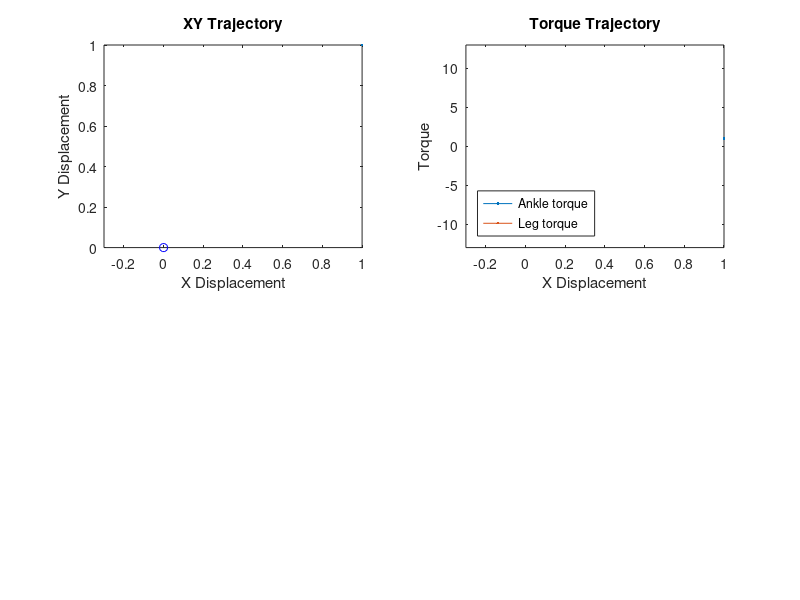

The MATLAB source for this figure: (Note: this script raises an error after producing the figure.)
% MHector

% 6.5.18
% COL analysis
clc; clear; close all
record_video = 0;
if record_video==1
    v=VideoWriter('Accelerating','MPEG-4');
    v.FrameRate=10;
    open(v);
end
% strucc = dir('C:\\Users\mike-\Documents\DRL\collocation\opt_results\damping_results\opt_damping_*');%dir('D:\Documents\DRL\slip_opt\opt_results\damping_results\opt_damping_*'); %dir('C:\\Users\mike-\Documents\DRL\collocation\opt_results\damping_results\opt_damping_*');
% strucc = dir('C:\\Users\mike-\Documents\DRL\collocation\opt_results\damping_results\perturb_results\opt*');

% {'c', 'apex_velocity', 'disturance_f', 'TD_disturb', 'deltav', 'deltah'}
varName = 'deltav';
varmaxplot = 2.98;
plotName = 'Change in Velocity';

dirname = strcat('C:\\Users\mike-\Documents\DRL\collocation\opt_results\opt_', varName, '*');
strucc = dir(dirname);
fig = figure;
hold on
subplot(2,2,1); an1 = plot(1,1); hold on; an12 = plot(0,0,'bo');
axis([-0.3, 1, 0, 1]); title('XY Trajectory'); xlabel('X Displacement'); ylabel('Y Displacement');
subplot(2,2,2); an2 = plot(1,1); hold on; an22 = plot(2,2);
axis([-.3, 1, -13, 13]); title('Torque Trajectory'); xlabel('X Displacement'); ylabel('Torque'); legend('Ankle torque', 'Leg torque', 'Location', 'southwest')
TLmax = refline(0, 12.2); TLmax.Color = [0.8500 0.3250 0.0980]; TLmax.LineStyle = '--'; TLmax.HandleVisibility = 'off';
TLmin = refline(0, -12.2); TLmin.Color = [0.8500 0.3250 0.0980]; TLmin.LineStyle = '--'; TLmin.HandleVisibility = 'off';
TAmax = refline(0, 4.5); TAmax.Color = 'b'; TAmax.LineStyle = '--'; TAmax.HandleVisibility = 'off';
TAmin = refline(0, -4.5); TAmin.Color = 'b'; TAmin.LineStyle = '--'; TAmin.HandleVisibility = 'off';

subplot(2,2,3); an3 = plot(1,1,'ro'); hold on; an32 = plot(2,2);
axis([-.75,varmaxplot, 0, 1e3]); xlabel(plotName); ylabel('Cost');
title1 = title('wut');
subplot(2,2,4); an4 = plot(1,1);
axis([-.25, 1, -.12, .12]); xlabel('x'); ylabel('xcop')
% an2 = plot(2,2);
title('Center of Pressure')
% axis([-0.25, 0.25, .1, .9])

% legend('leg torque', 'ankle torque')
% xlabel('time')
% ylabel('torque')

for i = 1:length(strucc)
    filename = strucc(i).name;
    filename = strcat('C:\\Users\mike-\Documents\DRL\collocation\opt_results\', filename); %strcat('D:\Documents\DRL\slip_opt\opt_results\damping_results\', filename); 
    load(filename)
    results{i} = opt_results;
    varr(i) = opt_results.param.(varName);
    if varr(i) == 0
%         pause
    end
end
[var_sorted,i] = sort(varr);

q=1;
for k = 1:length(i)
    results_sorted_var{k} = results{i(k)};
    flags(k) = results{i(k)}.param.flag;
    if results{i(k)}.param.flag > 0
        var_graph(q) = results{i(k)}.param.(varName);
        cost_graph(q) = results{i(k)}.cost;
        energy{q} = get_energy(results{i(k)},0);
        q = q+1;
    end
end
an32.XData = var_graph;
an32.YData = cost_graph;
% for i = 1:numel(results)
i = 1;
while results_sorted_var{i}.param.(varName) < varmaxplot
    
    if results_sorted_var{i}.param.flag > 0
        time = results_sorted_var{i}.t;
        leg_response = results_sorted_var{i}.Tleg;
        ankle_response = results_sorted_var{i}.Tankle;
        xyTraj = getXYplot(results_sorted_var{i},0);
        x = real(xyTraj.x);
        y = real(xyTraj.y);
        r = results_sorted_var{i}.r;
        k = results_sorted_var{i}.param.k;
        xcop = -ankle_response .* r ./(k .*(results_sorted_var{i}.r0 -r).* results_sorted_var{i}.y);
        
        if max(leg_response) > 12
%             pause
        end

        an1.XData = x;
        an1.YData = y;
        
        an12.XData = [results_sorted_var{i}.x(1), results_sorted_var{i}.x(end)];
        an12.YData = [results_sorted_var{i}.y(1), results_sorted_var{i}.y(end)];

        an2.XData = results_sorted_var{i}.x;
        an2.YData = ankle_response;  
        
        an22.XData = results_sorted_var{i}.x;
        an22.YData = leg_response; 
        
        an3.XData = results_sorted_var{i}.param.(varName);
        an3.YData = results_sorted_var{i}.cost;
        
        an4.XData = results_sorted_var{i}.x;
        an4.YData = xcop;

        drawnow
        title1.String = ['Energy Required when ', plotName, ' is ', num2str(results_sorted_var{i}.param.(varName)), 'm/s'];
        pause(.05)
        if record_video==1
            F=getframe(gcf);
            writeVideo(v,F);
        end
    end
    i = i + 1;
end

if record_video == 1
    close(v)
end


legE = []; legM = []; ankleE = []; ankleM = [];
for i = 1:numel(energy)    
    legE = [legE, energy{i}.leg_e];
    legM = [legM, energy{i}.leg_m];
    ankleE = [ankleE, energy{i}.ankle_e];
    ankleM = [ankleM, energy{i}.ankle_m];
end

figure;
plot(var_graph, legE); hold on;
plot(var_graph, legM);
plot(var_graph, ankleE);
plot(var_graph, ankleM);
rl = refline(0, energy{1}.LegEtoStand); rl.LineStyle = '--';
legend('Leg electrical', 'Leg mechanical', 'Ankle electrical', 'Ankle mechanical', 'Energy to stand')